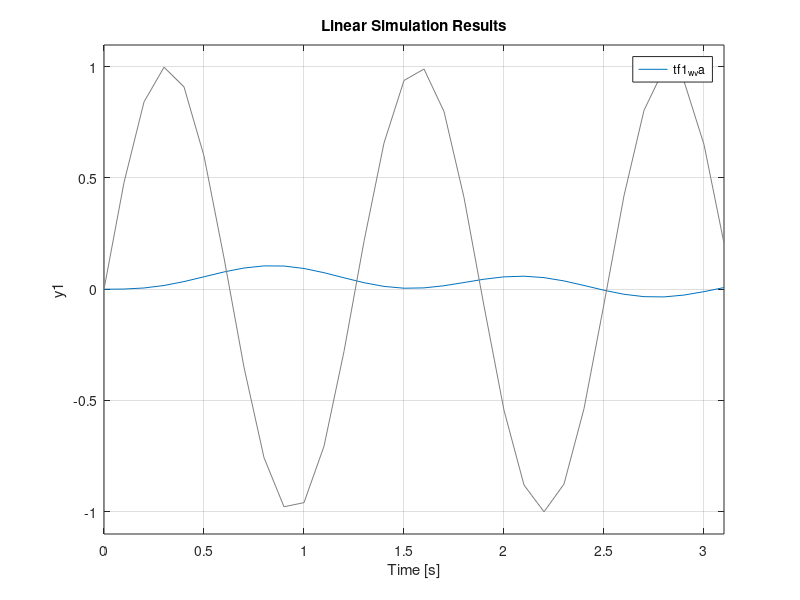

Source code (MATLAB):
close all;

%% Motor Parameters
Km    = 1;
Ka    = 1;
phi   = 1;
Kphi  = 1;
tau_m = 1;
tau_a = 1;

tf1_w_va = tf(Ka*Kphi*phi*Km,[tau_a*tau_m tau_m+tau_a 1+Ka*Km*(Kphi).^2]);
t = 0:0.1:pi;
u = sin(5*t);
lsim(tf1_w_va,u,t)